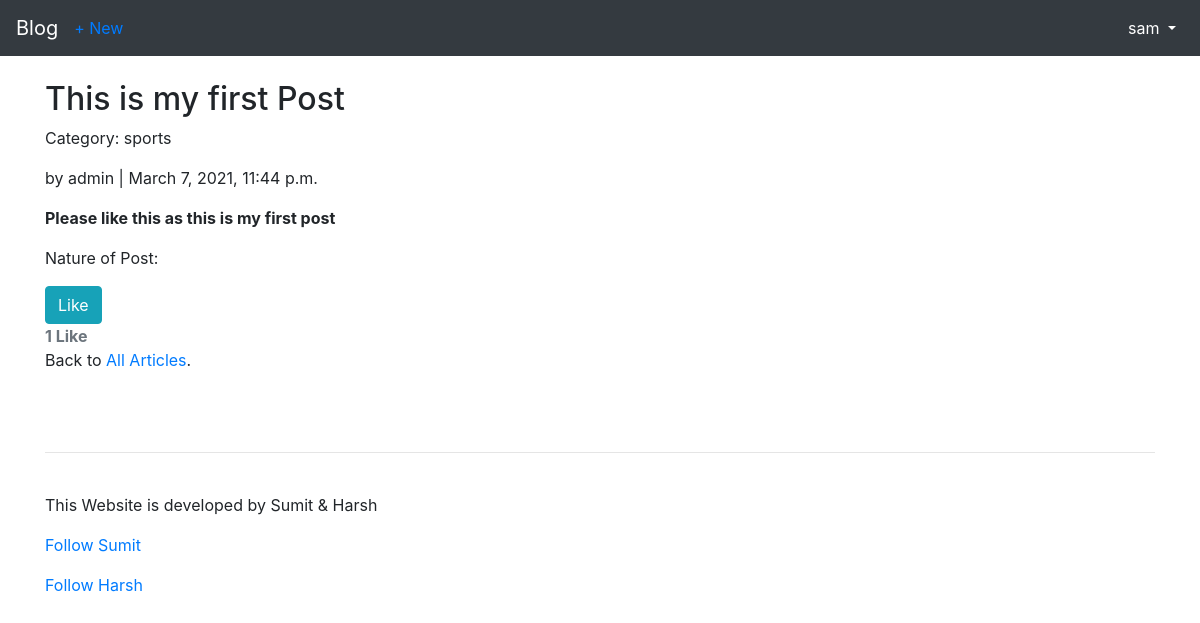
The app's page /articles/1/ (signed in), older data.
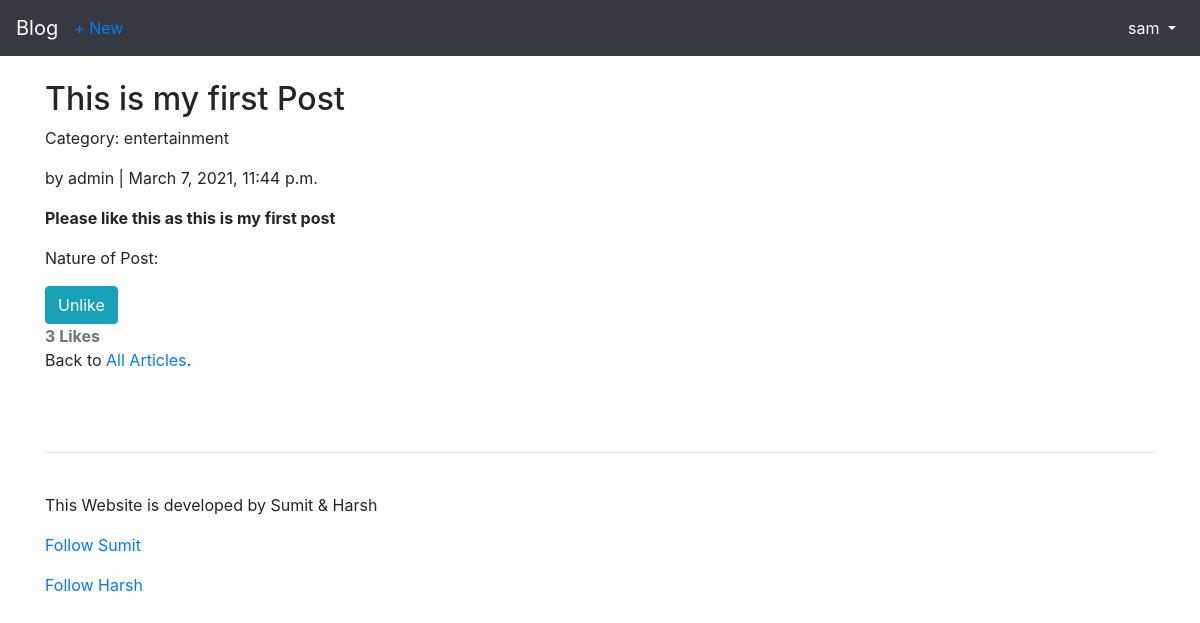
The same page, newer data.
### users/models.py (models this page shows)
class CustomUser(AbstractUser):
    age = models.PositiveIntegerField(null = True,blank = True)

### articles/models.py (models this page shows, shortened)
class Article(models.Model):
    title = models.CharField(max_length=255)
    body = RichTextField(blank = True, null =True)
    date = models.DateTimeField(auto_now_add = True)
    author = models.ForeignKey(get_user_model(),on_delete=models.CASCADE,)
    likes = models.ManyToManyField(get_user_model(), related_name='article_articles')
    category = models.ForeignKey(Category, on_delete=models.CASCADE)
    def number_of_likes(self):
    	return self.likes.count()

class Category(models.Model):
    name = models.CharField(max_length=255)
    def __str__(self):
        return self.name

### articles/views.py (the view)
# urls.py: path('<int:pk>/',ArticleDetailView.as_view(),name = 'article_detail'),
class ArticleDetailView(LoginRequiredMixin,DetailView):
    model = Article
    template_name = 'article_detail.html'
    login_url = 'login'
    def get_context_data(self, **kwargs):
        cleanr = re.compile('<.*?>')
        ml = MonkeyLearn('3f5c2d1c62cfd67d36c38b31500b6d3f93fa9d9c')
        model_id = 'cl_pi3C7JiL'
        data = super().get_context_data(**kwargs)
        likes_connected = get_object_or_404(Article, id=self.kwargs['pk'])
        body = [re.sub(cleanr, '', likes_connected.body)]
        response = ml.classifiers.classify(model_id, body)
        liked = False
        if likes_connected.likes.filter(id=self.request.user.id).exists():
            liked = True
        data['number_of_likes'] = likes_connected.number_of_likes()
        data['post_is_liked'] = liked
        data['sentimentalAnanlysis'] = response.body[0]['classifications'][0]['tag_name']
        return data

### templates/article_detail.html (shortened to what this page needs)
{% extends 'base.html' %}
{% block content %}
    <div class="article-entry">
        <h2>{{ object.title }}</h2>
        <p>Category: {{ object.category }}</p>
        <p>by {{ object.author }} | {{ object.date }}</p>
        <p>{{ object.body|safe }}</p>
        <p>Nature of Post: {{ sentimentalAnanlysis }}
    </div>
{% if user.is_authenticated %}
  <form action="{% url 'article_like' article.pk %}" method="POST">
    {% if post_is_liked %}
    <button type="submit" name="article_id" value="{{article.id}}" class="btn btn-info">Unlike</button>
    {% else %}
    <button type="submit" name="article_id" value="{{article.id}}" class="btn btn-info">Like</button>
    {% endif %}
  </form>
{% else %}
  <a class="btn btn-outline-info" href="{% url 'login' %}?next={{request.path}}">Log in to like this article!</a><br>
{% endif %}
<strong class="text-secondary">{{ number_of_likes }} Like{{ number_of_likes|pluralize }}</strong>
 <p>Back to <a href="{% url 'article_list' %}">All Articles</a>.</p>
    <br/><br/>
    <hr>
    <br/>
{% endblock content %}

### templates/base.html (shortened to what this page needs)
<!DOCTYPE html>
<html>
    <head>
        <link rel="stylesheet" href="https://stackpath.bootstrapcdn.com/bootstrap/4.5.0/css/bootstrap.min.css">
    </head>
    <body>
        <nav class="navbar navbar-expand-md navbar-dark bg-dark mb- ">
            <a class="navbar-brand" href="{% url 'home' %}">Blog</a>
            {% if user.is_authenticated %}
                <ul class="navbar-nav mr-auto">
                    <li class="nav-item"><a href="{% url 'article_new' %}">+ New</a></li>
                </ul>
            {% endif %}
            <div class="collapse navbar-collapse" id="navbarCollapse">
                {% if user.is_authenticated %}
                   <ul class="navbar-nav ml-auto">
                        <li class="nav-item active  ">
                            <a class="nav-link dropdown-toggle" href="#" id="userMenu"
                                data-toggle="dropdown" aria-haspopup="true"
                                aria-expanded="false">
                                {{ user.username }}
                            </a>
                            </li>
                            </ul>
                        {% endif %}
                    </div>
            </nav>
            <br />
        <div class="container">
        {% block content %}
        {% endblock content %}
        </div>
        <div>
            <footer class="container">
                <p>This Website is developed by Sumit & Harsh</p>
                <p><a href="https://github.com/Sumit112192" target="_blank">Follow Sumit</a></p>
                <p><a href="https://github.com/harsh16coder" target="_blank">Follow Harsh</a></p>
            </footer>
        </div>
    </body>
</html>

Row changes from the older to the newer data that the page shows:
changed Article "This is my first Post": category "sports" → "entertainment"
Text that changed along with them:
{{ number_of_likes }}: "1" → "3"
text no longer shown: "Like"
text now shown: "Unlike"
